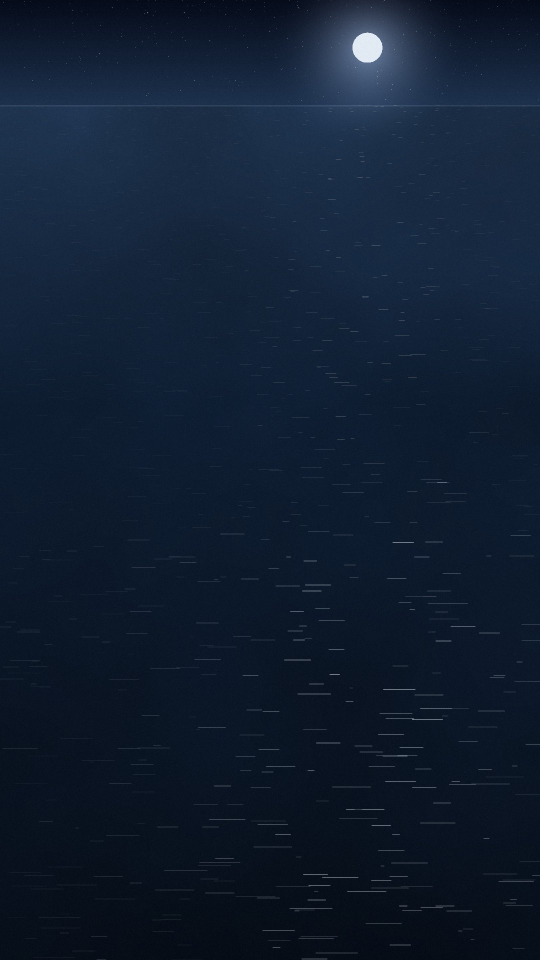
#> input picture assets/art/sea_0.jpg, 1080 x 1920 px (shown at 1/2 size)
$ python make_store_art.py
#> lines starting #> are read from the running program, lines starting #| are printed output that depends on the picture; after the words box and inside, x2 and y2 are one past the last pixel; in counts of white or black regions, pixels touching at a corner belong together
"""Draws Keeper of the Cove's logo, launcher icon sources and Play Store art.
Run from the project root (after tool/make_art.py):

    python tool/make_store_art.py

Writes:
  assets/icon/app_icon.png      1024 full-bleed icon (legacy launcher icon)
  assets/icon/app_icon_fg.png   1024 transparent foreground (adaptive icon)
  store/icon-512.png            Play Store hi-res icon
  store/feature-graphic.png     1024 x 500 Play Store feature graphic
Everything is drawn from code in the game's palette; the title uses the
bundled Spectral font (SIL OFL).
"""
import math
import os

import numpy as np
from PIL import Image, ImageDraw, ImageFilter, ImageFont

ROOT = os.path.join(os.path.dirname(os.path.abspath(__file__)), '..')
ART = os.path.join(ROOT, 'assets', 'art')
ICON = os.path.join(ROOT, 'assets', 'icon')
STORE = os.path.join(ROOT, 'store')
os.makedirs(ICON, exist_ok=True)
os.makedirs(STORE, exist_ok=True)

SEA = (11, 22, 38)
TIDE = (21, 42, 63)
BEAM = (244, 184, 96)
HARBOR = (255, 217, 160)
RUST = (126, 74, 59)
WHITE = (222, 228, 234)


def vgrad(w, h, top, bottom):
    t = np.linspace(0, 1, h)[:, None, None]
    arr = np.array(top, dtype=np.float32) * (1 - t) + np.array(bottom, dtype=np.float32) * t
    return Image.fromarray(np.repeat(arr, w, axis=1).astype(np.uint8), 'RGB')


def radial(size, cx, cy, r, colour, alpha):
    """A light source: alpha falls off smoothly to exactly zero at r."""
    yy, xx = np.mgrid[0:size[1], 0:size[0]].astype(np.float32)
    d = np.clip(1 - np.sqrt((xx - cx) ** 2 + (yy - cy) ** 2) / r, 0, 1) ** 2.2
    a = (d * alpha * 255).astype(np.uint8)
    img = Image.new('RGBA', size, colour + (0,))
    img.putalpha(Image.fromarray(a))
    return img


def beam_wedge(size, origin, angle, half, length, colour, alpha):
    """A cone of light with a soft radial falloff along its length."""
    w, h = size
    mask = Image.new('L', size, 0)
    ox, oy = origin
    pts = [(ox, oy),
           (ox + math.cos(angle - half) * length, oy + math.sin(angle - half) * length),
           (ox + math.cos(angle + half) * length, oy + math.sin(angle + half) * length)]
    ImageDraw.Draw(mask).polygon(pts, fill=255)
    mask = mask.filter(ImageFilter.GaussianBlur(length * 0.02))
    yy, xx = np.mgrid[0:h, 0:w].astype(np.float32)
    fall = np.clip(1 - np.sqrt((xx - ox) ** 2 + (yy - oy) ** 2) / length, 0, 1) ** 1.3
    a = (np.array(mask, dtype=np.float32) / 255 * fall * alpha * 255).astype(np.uint8)
    img = Image.new('RGBA', size, colour + (0,))
    img.putalpha(Image.fromarray(a))
    return img


def tower(img, cx, top, base, top_w, base_w, bands=5):
    """Banded tower with lamp room on [img]; returns the lamp centre."""
    d = ImageDraw.Draw(img)
    for k in range(bands):
        y0 = top + (base - top) * k / bands
        y1 = top + (base - top) * (k + 1) / bands
        hw0 = top_w + (base_w - top_w) * k / bands
        hw1 = top_w + (base_w - top_w) * (k + 1) / bands
        d.polygon([(cx - hw0, y0), (cx + hw0, y0), (cx + hw1, y1), (cx - hw1, y1)],
                  fill=(WHITE if k % 2 == 0 else RUST) + (255,))
    # Shadow side, blended (drawing straight onto the image would replace pixels).
    shade = Image.new('RGBA', img.size, (0, 0, 0, 0))
    ImageDraw.Draw(shade).polygon(
        [(cx + top_w * 0.25, top), (cx + top_w, top), (cx + base_w, base), (cx + base_w * 0.25, base)],
        fill=(6, 10, 18, 90))
    img.alpha_composite(shade)
    d = ImageDraw.Draw(img)
    s = top_w / 60
    # Gallery and lamp room.
    d.rectangle([cx - top_w * 1.35, top - 14 * s, cx + top_w * 1.35, top + 4 * s], fill=(30, 38, 50, 255))
    lamp_top = top - 110 * s
    d.rectangle([cx - top_w * 0.85, lamp_top, cx + top_w * 0.85, top - 14 * s], fill=(28, 36, 48, 255))
    d.rectangle([cx - top_w * 0.7, lamp_top + 10 * s, cx + top_w * 0.7, top - 24 * s], fill=HARBOR + (255,))
    d.pieslice([cx - top_w, lamp_top - 60 * s, cx + top_w, lamp_top + 50 * s], 180, 360, fill=(36, 44, 56, 255))
    return cx, (lamp_top + top - 14 * s) / 2


def logo(size, transparent):
    S = size * 2
    if transparent:
        img = Image.new('RGBA', (S, S), (0, 0, 0, 0))
    else:
        img = vgrad(S, S, (8, 14, 30), TIDE).convert('RGBA')
        # Stars.
        r = np.random.default_rng(3)
        d = ImageDraw.Draw(img)
        for _ in range(70):
            x, y = r.random() * S, r.random() * S * 0.6
            b = int(120 + 120 * r.random() ** 3)
            d.point((x, y), fill=(b, b, min(255, b + 20), 255))
    cx = S / 2
    # The adaptive foreground is inset 16 % by the icon tool, so draw it larger.
    top, base = (S * 0.36, S * 0.92) if transparent else (S * 0.42, S * 0.86)
    lamp = (cx, top - S * 0.06)
    # Two beams, as a real lighthouse throws them.
    for ang in (-math.pi * 0.86, -math.pi * 0.14):
        img.alpha_composite(beam_wedge((S, S), lamp, ang, 0.13, S * (0.4 if transparent else 0.9), BEAM,
                                       0.55 if transparent else 0.6))
    img.alpha_composite(radial((S, S), lamp[0], lamp[1], S * (0.24 if transparent else 0.32), BEAM, 0.75))
    if not transparent:
        # Sea and its glitter under the tower.
        sea = vgrad(S, int(S * 0.2), (30, 52, 80), SEA).convert('RGBA')
        img.alpha_composite(sea, (0, int(S * 0.8)))
        d = ImageDraw.Draw(img)
        r = np.random.default_rng(4)
        for _ in range(60):
            y = S * 0.82 + r.random() * S * 0.17
            x = cx + (r.random() - 0.5) * S * 0.5
            L = 6 + r.random() * 26
            d.line([(x - L, y), (x + L, y)], fill=HARBOR + (int(60 + 120 * r.random()),), width=3)
    d = ImageDraw.Draw(img)
    # Rock under the tower.
    d.polygon([(cx - S * 0.2, base), (cx - S * 0.13, base - S * 0.05), (cx + S * 0.12, base - S * 0.06),
               (cx + S * 0.21, base)], fill=(18, 24, 34, 255))
    tw = 0.075 if transparent else 0.055
    lx, ly = tower(img, cx, top, base - S * 0.04, S * tw, S * tw * 1.55)
    img.alpha_composite(radial((S, S), lx, ly, S * 0.09, HARBOR, 0.9))
    return img.resize((size, size), Image.LANCZOS)


def font(px, weight='SemiBold'):
    return ImageFont.truetype(os.path.join(ROOT, 'assets', 'fonts', f'Spectral-{weight}.ttf'), px)


def feature_graphic():
    W, H = 1024, 500
    sea = Image.open(os.path.join(ART, 'sea_0.jpg')).convert('RGB')
    # The sea painting cropped to a wide strip, horizon near the top third.
    s = W / sea.width
    sea = sea.resize((W, int(sea.height * s)))
    img = sea.crop((0, int(sea.height * 0.02), W, int(sea.height * 0.02) + H)).convert('RGBA')
    img.alpha_composite(Image.new('RGBA', (W, H), SEA + (70,)))
    d = ImageDraw.Draw(img)
    # Lighthouse on the right, beam sweeping left across the water.
    cx, base = W * 0.8, H * 1.02
    lamp = (cx, H * 0.27)
    img.alpha_composite(beam_wedge((W, H), lamp, math.pi * 1.04, 0.11, W * 0.85, BEAM, 0.55))
    img.alpha_composite(radial((W, H), lamp[0], lamp[1], 150, BEAM, 0.7))
    d = ImageDraw.Draw(img)
    d.polygon([(cx - 120, H), (cx - 70, H * 0.86), (cx + 90, H * 0.84), (cx + 160, H)], fill=(16, 22, 32, 255))
    tower(img, cx, H * 0.38, base - 40, 30, 46)
    img.alpha_composite(radial((W, H), lamp[0], lamp[1], 46, HARBOR, 0.9))
    # Boats in the beam, using the game's own sprites.
    for (bx, by, sz, name) in ((W * 0.6, H * 0.72, 120, 'boat_skiff_lead'), (W * 0.46, H * 0.86, 96, 'boat_skiff_sloop'),
                               (W * 0.66, H * 0.5, 70, 'boat_skiff_drifter')):
        b = Image.open(os.path.join(ART, name + '.png')).convert('RGBA').resize((sz, sz), Image.LANCZOS)
        img.alpha_composite(radial((W, H), bx, by, sz * 0.5, BEAM, 0.35))
        img.alpha_composite(b, (int(bx - sz / 2), int(by - sz * 0.68)))
    # Title.
    d = ImageDraw.Draw(img)
    title = font(70)
    d.text((56, 150), 'Keeper', font=title, fill=(234, 241, 248, 255))
    d.text((56, 222), 'of the Cove', font=title, fill=(234, 241, 248, 255))
    d.text((60, 322), 'Sweep the light. Bring them home.', font=font(26, 'Medium'), fill=HARBOR + (255,))
    img.convert('RGB').save(os.path.join(STORE, 'feature-graphic.png'), optimize=True)
    print('store/feature-graphic.png 1024x500')


if __name__ == '__main__':
    full = logo(1024, False)
#> in logo, `sea = vgrad(S, int(S * 0.2), (30, 52, 80), SEA).convert('RGBA')`:
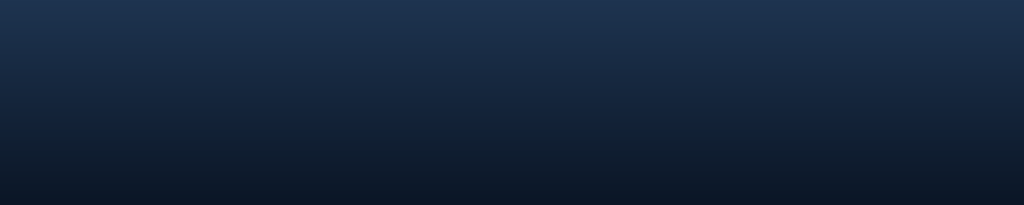
#> sea: PIL image 2048x409 RGBA (shown at 1/2 size); mean R, G, B, A 20, 36.5, 58.5, 255
#> in tower, `shade = Image.new('RGBA', img.size, (0, 0, 0, 0))`: shade: PIL image 2048x2048 RGBA; every value is 0
#> in logo, `lx, ly = tower(img, cx, top, base - S * 0.04, S * tw, S * tw * 1.55)`: lx = 1024; ly = 743.8
    full.convert('RGB').save(os.path.join(ICON, 'app_icon.png'), optimize=True)
    logo(1024, True).save(os.path.join(ICON, 'app_icon_fg.png'), optimize=True)
#> call 2 of logo, with size = 1024, transparent = True
#> after the loop in logo (call 2), `for ang in (-math.pi * 0.86, -math.pi * 0.14):`:
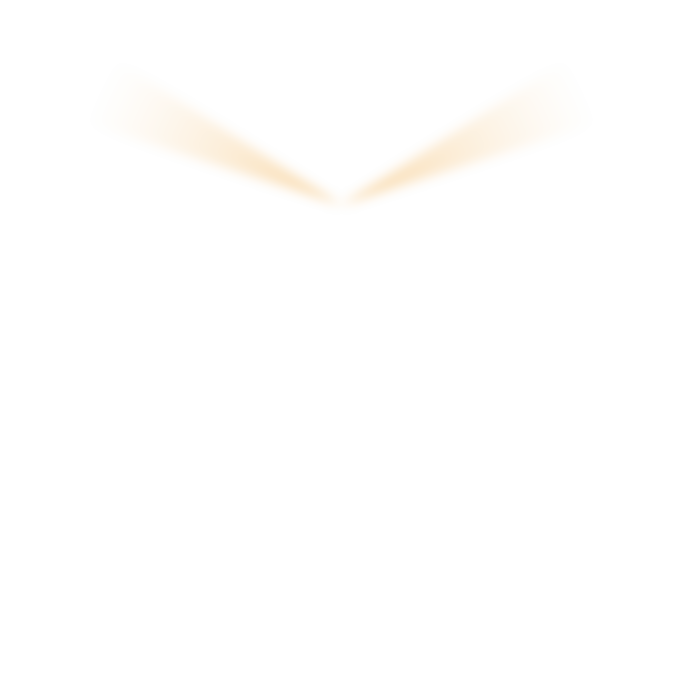
#> img: PIL image 2048x2048 RGBA (shown at 1/3 size); mean R, G, B, A 15.4, 11.6, 6, 1.5; transparent parts drawn white
#> call 3 of radial, with size = (2048, 2048), cx = 1024, cy = 614.4, r = 491.5, colour = (244, 184, 96), alpha = 0.75
#> in radial (call 3), `img.putalpha(Image.fromarray(a))`:
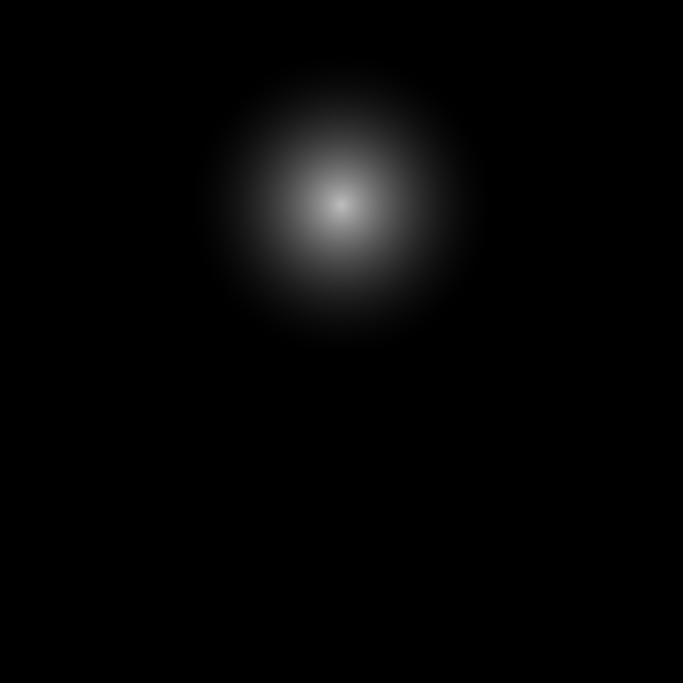
#> a: shape (2048, 2048) (shown at 1/3 size); min 0, max 190, mean 5.1
#> call 2 of tower, with cx = 1024, top = 737.3, base = 1802.2, top_w = 153.6, base_w = 238.1, bands = 5
#> in tower (call 2), `img.alpha_composite(shade)`:
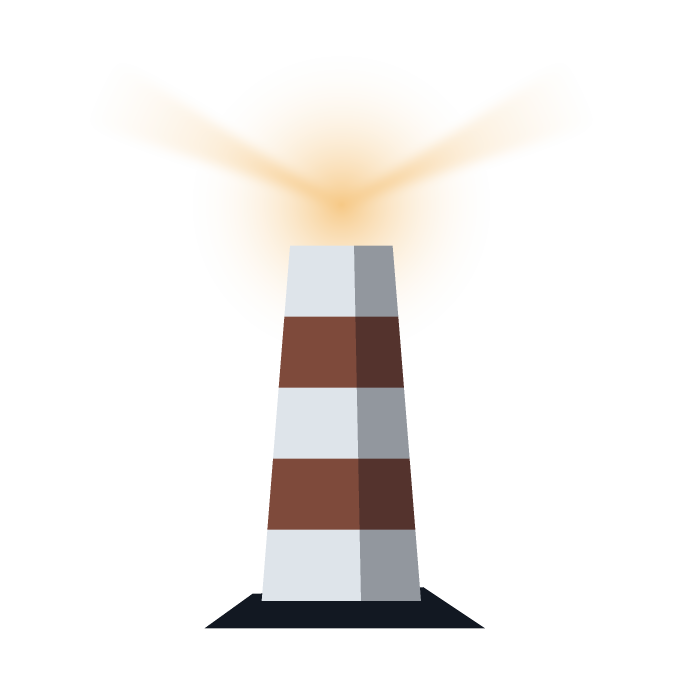
#> img: PIL image 2048x2048 RGBA (shown at 1/3 size); mean R, G, B, A 55.3, 44.3, 30.3, 34.9; transparent parts drawn white
#> in logo (call 2), `lx, ly = tower(img, cx, top, base - S * 0.04, S * tw, S * tw * 1.55)`: ly = 578.6
    full.resize((512, 512), Image.LANCZOS).convert('RGB').save(os.path.join(STORE, 'icon-512.png'), optimize=True)
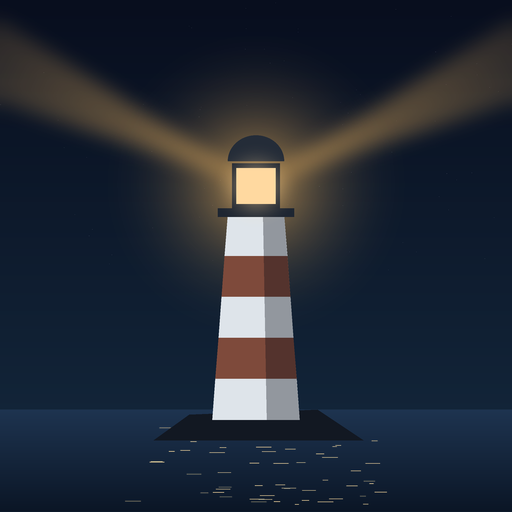
#> saved as icon-512.png: PIL image 512x512 RGB; mean R, G, B 34.7, 42.1, 54
    print('assets/icon/app_icon.png, app_icon_fg.png, store/icon-512.png')
    feature_graphic()
#> in feature_graphic, sea is the input picture: PIL image 1080x1920 RGB; mean R, G, B 16.2, 29.7, 48.4
#> in feature_graphic, `img = sea.crop((0, int(sea.height * 0.02), W, int(sea.height * 0.02) +..`:
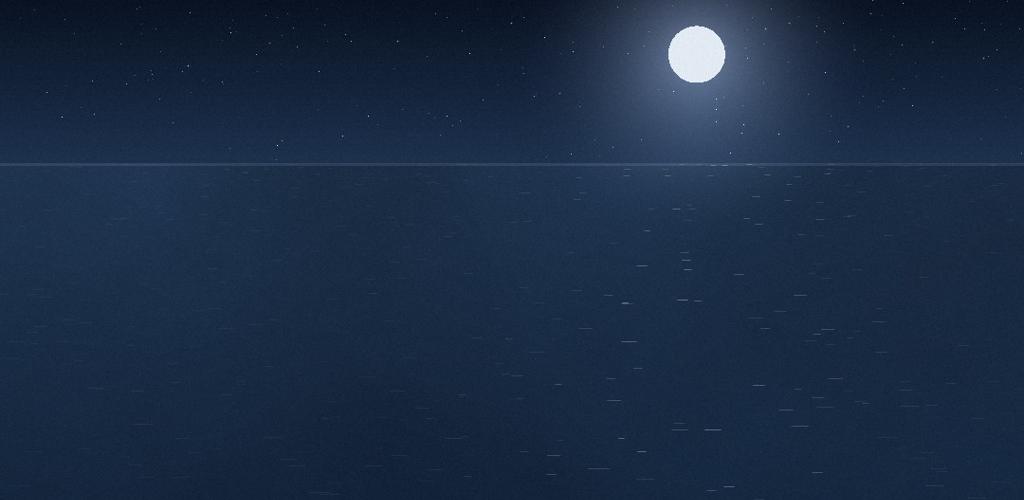
#> img: PIL image 1024x500 RGBA; mean R, G, B, A 26.6, 43.8, 67.8, 255
#> in beam_wedge (call 5), `mask = Image.new('L', size, 0)`: mask: PIL image 1024x500 L; every value is 0
#> in beam_wedge (call 5), `ImageDraw.Draw(mask).polygon(pts, fill=255)`:
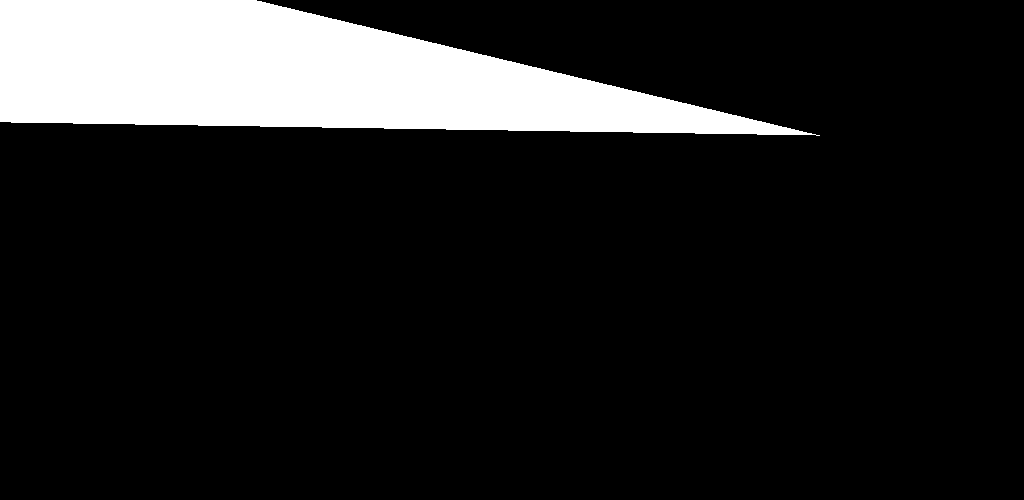
#> mask: PIL image 1024x500 L; 13.2% white; 1 white region, box (x1, y1, x2, y2) and area: (0, 0, 820, 136) 67451
#> (the run stopped early here; a loop or call above may not have finished)
